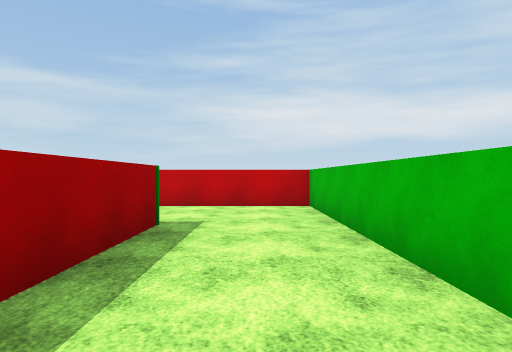
View 1 (above)

16 first-person views from a walk through a scene from a Unity 3-D project. The camera is 1.3 m above the floor, looks level and sees 75° across. The floor is counted in squares, 2 m on a side. Each view is taken from the middle of a square. On the plan, view 1 faces up. The plan holds only what a view shows up to about 10 squares ahead; the rest is blank. Flat ground stands in for the terrain. The player is left out. Surface patterns are stand-ins for the level's own textures.

View 2
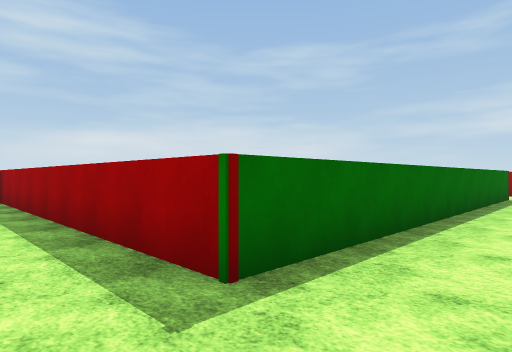

View 3
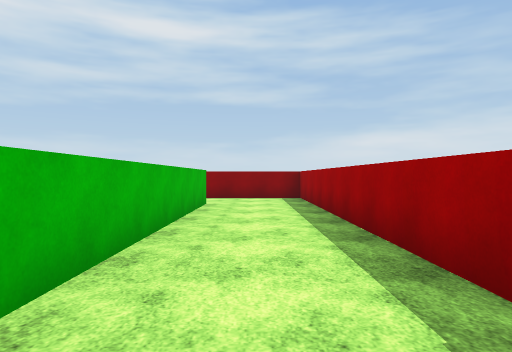

View 4
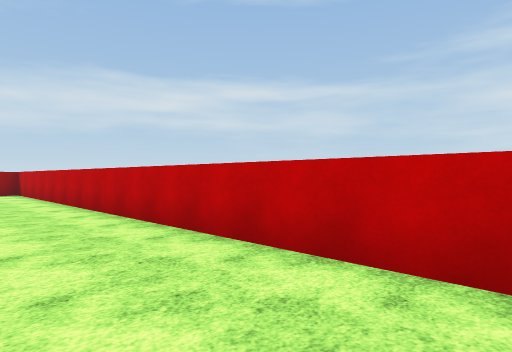

View 5
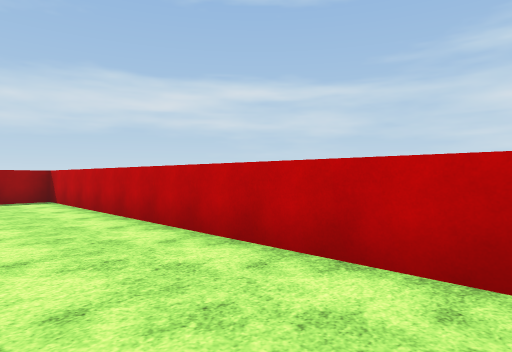

View 6
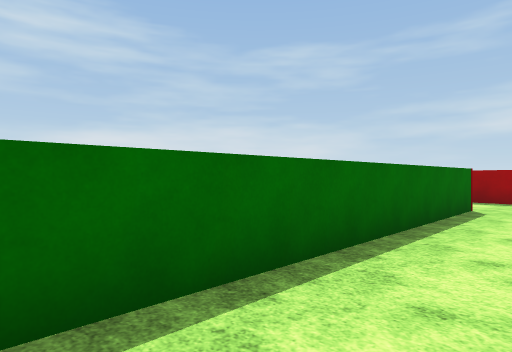

View 7
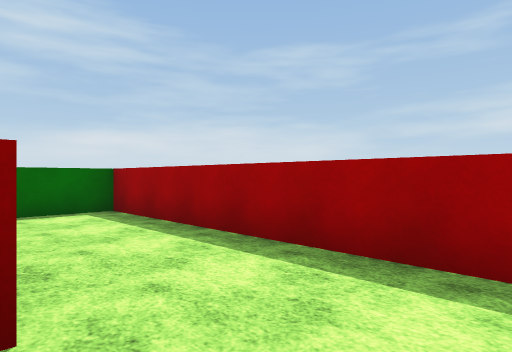

View 8
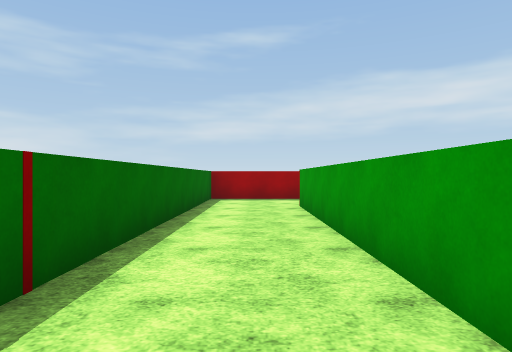

View 9
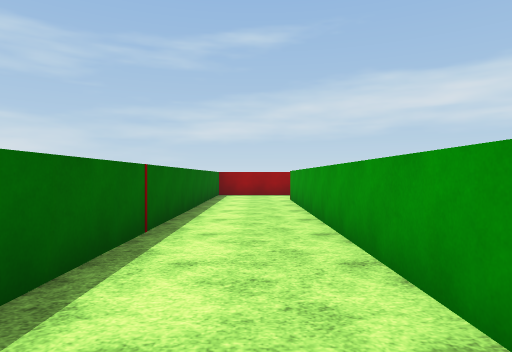

View 10
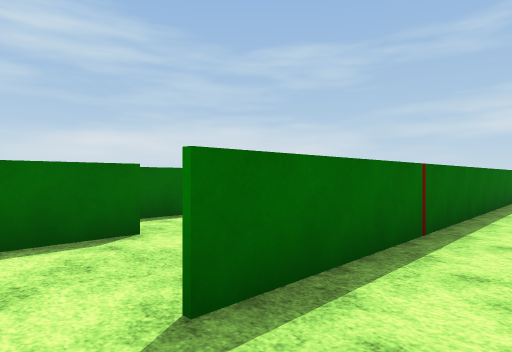

View 11
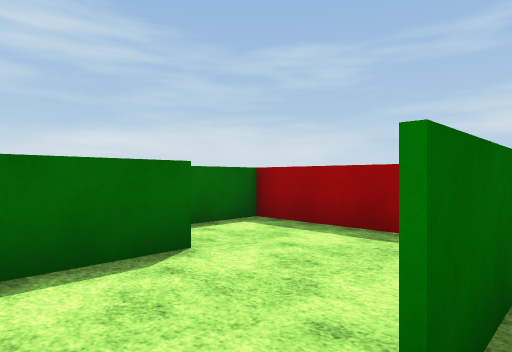

View 12
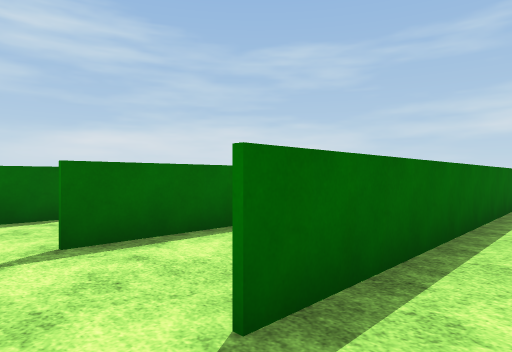

View 13
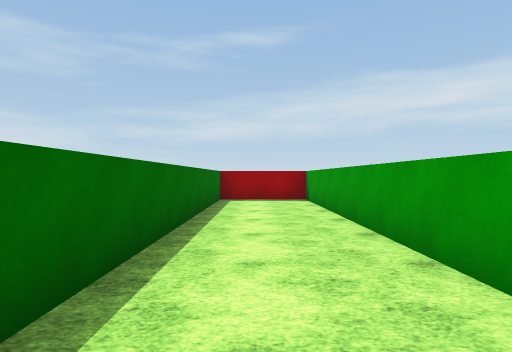

View 14
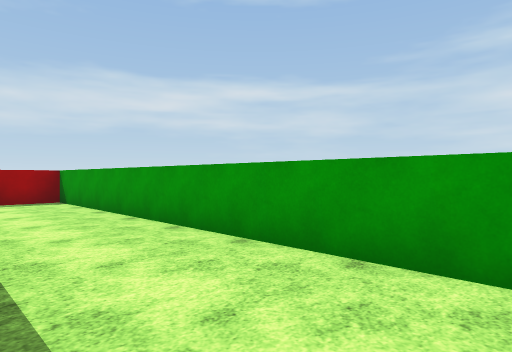

View 15
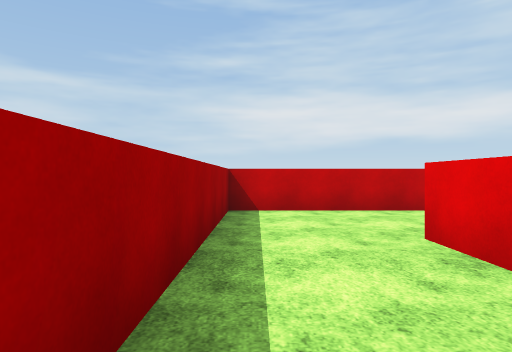

View 16
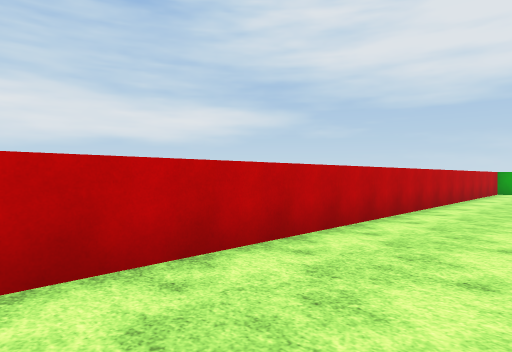

### Floor plan
Points are (right, up) in squares from view 1. A wall is a line through its corners. A room is listed if a view was taken in it or the views show most of it. See-through windows are left out.
Room 1 (views 1, 2, 3, 4, 5, 6, 7, 8, 9, 10, 15, 16)
walls: (-3.1, 1.9) (-11.2, 1.9); (-11.3, 3.2) (-11.3, 4.5) (-1.3, 4.5) (-1.3, -3.8) (0.6, -3.8); (1.2, -1.9) (1.2, 7.3) (-13.5, 7.3) (-13.5, -0.3) (-2.8, -0.3)
ways out: opening at (-2, 0) to room 2; opening at (-2, 2) to room 3; opening at (1, -2.5)
Room 2 (view 11)
walls: (-3.8, -2.6) (-2.2, -2.6); (-5.8, -0.2) (-5.8, -3.8) (-4.2, -3.8)
ways out: opening at (-2, 0) to room 1
Room 3 (views 12, 13, 14)
walls: (-1.2, 4.4) (-11.2, 4.4) (-11.2, 2) (-2.9, 2)
ways out: opening at (-2, 2) to room 1

Positions as (right, up) in squares from view 1, and headings:
1: (0, 0), facing up
2: (0, 6), facing down-left
3: (0, 6), facing down
4: (0, 5), facing up-left
5: (-4, 5), facing up-left
6: (-4, 6), facing down-left
7: (-11, 6), facing down-left
8: (-4, 1), facing left
9: (-2, 1), facing left
10: (-2, 1), facing down-left
11: (-2, 0), facing down-left
12: (-2, 3), facing down-left
13: (-2, 3), facing left
14: (-2, 2), facing up-left
15: (-13, 1), facing up
16: (-13, 5), facing up-right
